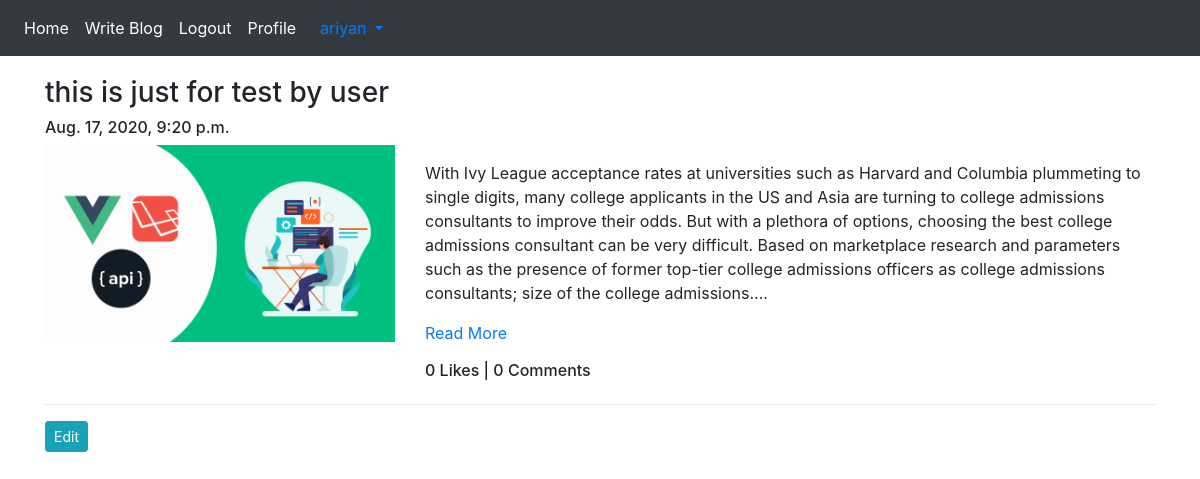
Screenshot of /blog/my-blog/ (signed in) with the database file from the repository.
### App_Blog/models.py (models this page shows, shortened)
class Blog(models.Model):
    author = models.ForeignKey(User, on_delete=models.CASCADE, related_name='post_author')
    blog_title = models.CharField(max_length=264, verbose_name="Put a Title")
    slug = models.SlugField(max_length=264, unique=True)
    blog_content = models.TextField(verbose_name="What is on your mind?")
    blog_image = models.ImageField(upload_to='blog_images', verbose_name="Blog Image")
    publish_date = models.DateTimeField(auto_now_add=True)
    update_date = models.DateTimeField(auto_now=True)
    class Meta:
        ordering = ['-publish_date']

### App_Blog/views.py (the view)
# urls.py: path('my-blog/', views.MyBlogs.as_view(), name='my_blogs'),
class MyBlogs(LoginRequiredMixin,TemplateView):
    template_name = 'App_Blog/my_blogs.html'

### App_Blog/templatetags/custom_filters.py (called while the page is built)
def range_filter(value):
    return value[0:500] + "...."

### templates/App_Blog/my_blogs.html (shortened to what this page needs)
{% extends 'base.html' %}
{% load custom_filters %}
{% block body_block %}
  {% for blog in user.post_author.all %}
<h3>{{ blog.blog_title }}</h3>
<h6>{{ blog.publish_date }}</h6>
<div class="row">
  <div class="col-sm-4">
    <img src="/media/{{blog.blog_image}}" width="100%">
  </div>
  <div class="col-sm-8">
    <p>{{ blog.blog_content|range_filter|linebreaks }}
       <a href="{% url 'App_Blog:blog_details' slug=blog.slug %}">Read More</a>
    </p>
    <h6>{{ blog.liked_blog.count }} Likes | {{ blog.blog_comment.count }} Comments</h6>
  </div>
</div>
<hr>
<a href="{% url 'App_Blog:edit_blog' pk=blog.pk %}" class="btn btn-info btn-sm">Edit</a>
  {% endfor %}
{% endblock %}

### templates/base.html (shortened to what this page needs)
<!doctype html>
<html lang="en">
  <head>
    <link rel="stylesheet" href="https://stackpath.bootstrapcdn.com/bootstrap/4.5.2/css/bootstrap.min.css">
<link rel="stylesheet" href="https://maxcdn.bootstrapcdn.com/font-awesome/4.6.3/css/font-awesome.min.css">
  </head>
  <body>
    <nav class="navbar navbar-expand-sm bg-dark navbar-dark">
        <ul class="navbar-nav">
          <li class="nav-item active">
            <a class="nav-link" href="{% url 'index' %}">Home</a>
          </li>
          {% if user.is_authenticated %}
          <li class="nav-item active">
            <a class="nav-link" href="{% url 'App_Blog:create_blog' %}">Write Blog</a>
          </li>
          <li class="nav-item active">
            <a class="nav-link" href="{% url 'App_Login:logout' %}">Logout</a>
          </li>
          <li class="nav-item active">
            <a class="nav-link" href="{% url 'App_Login:profile' %}">Profile</a>
          </li>
          {% endif %}
        </ul>
       {% if user.is_authenticated %}
        <div class="nav-item dropdown">
          <a class="nav-link dropdown-toggle" href="#" id="navbardrop" data-toggle="dropdown">
            {{ user.username }}
          </a>
      </div>
      {% endif %}
    </nav>
    <div class="container" style="padding-top:20px">
      {% block body_block %}
      {% endblock %}
    </div>
  </body>
</html>

### rows the page displays
Blog: blog_title "this is just for test by user", publish_date "Aug. 17, 2020, 9:20 p.m.", blog_image (picture), blog_content|range_filter "With Ivy League acceptance rates at universities such as Harvard and Columbia plummeting to single digits, many college applicants in the US and Asia are turning to college admissions consultants to improve their odds. But with a plethora of options, choosing the best college admissions consultant can be very difficult. Based on marketplace research and parameters such as the presence of former top-tier college admissions officers as college admissions consultants; size of the college admissions....", liked_blog.count "0", blog_comment.count "0"

### other values shown
{{ user.username }} "ariyan"
